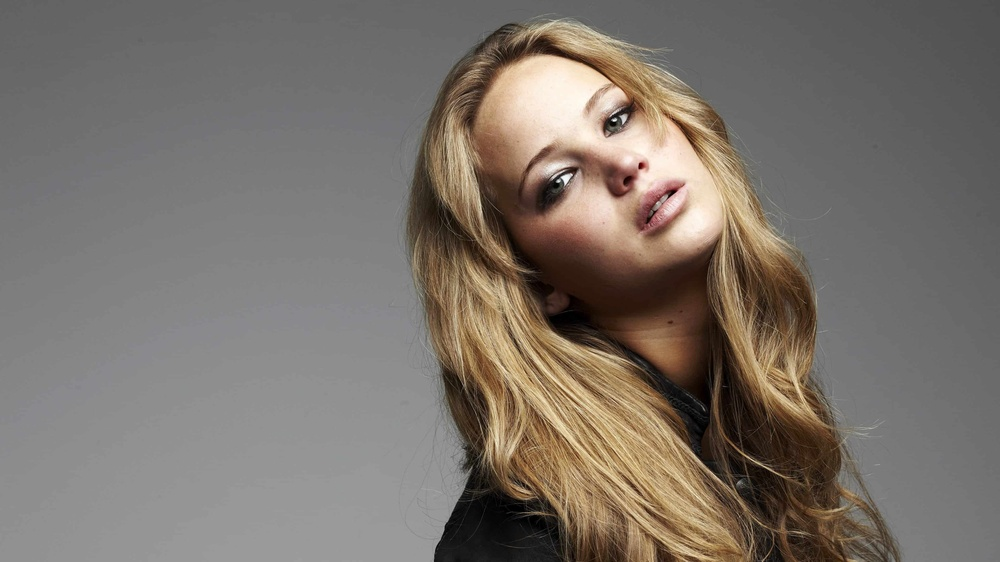
#> input picture q5/jeniffer.jpg, 1000 x 562 px, shrunk from 3840 x 2160 before the run
$ python q5b.py
#> lines starting #> are read from the running program, lines starting #| are printed output that depends on the picture; after the words box and inside, x2 and y2 are one past the last pixel; in counts of white or black regions, pixels touching at a corner belong together
import cv2
import matplotlib.pyplot as plt

INPUT_IMAGE = "jeniffer.jpg"
OUTPUT_MASK = "jeniffer_mask.png"
PLANE = "V"

def main():
    print("Opening image:", INPUT_IMAGE)
    bgr = cv2.imread(INPUT_IMAGE)
#> bgr is the input picture: shape (562, 1000, 3); mean B, G, R 106.8, 114.3, 122.3
    if bgr is None:
        print("Error: could not read", INPUT_IMAGE)
        return
    print("Image loaded. Shape:", bgr.shape)
#| Image loaded. Shape: (562, 1000, 3)

    print("Converting BGR -> HSV...")
    hsv = cv2.cvtColor(bgr, cv2.COLOR_BGR2HSV)
#> hsv: shape (562, 1000, 3); mean H, S, V 10.7, 35.6, 122.4
    H = hsv[:, :, 0]
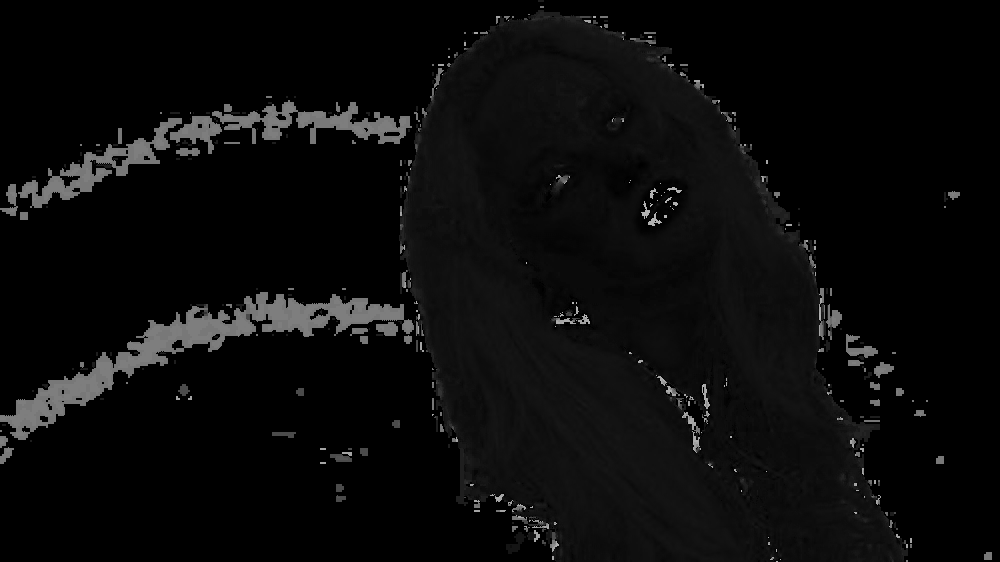
#> H: shape (562, 1000); min 0, max 179, mean 10.7
    S = hsv[:, :, 1]
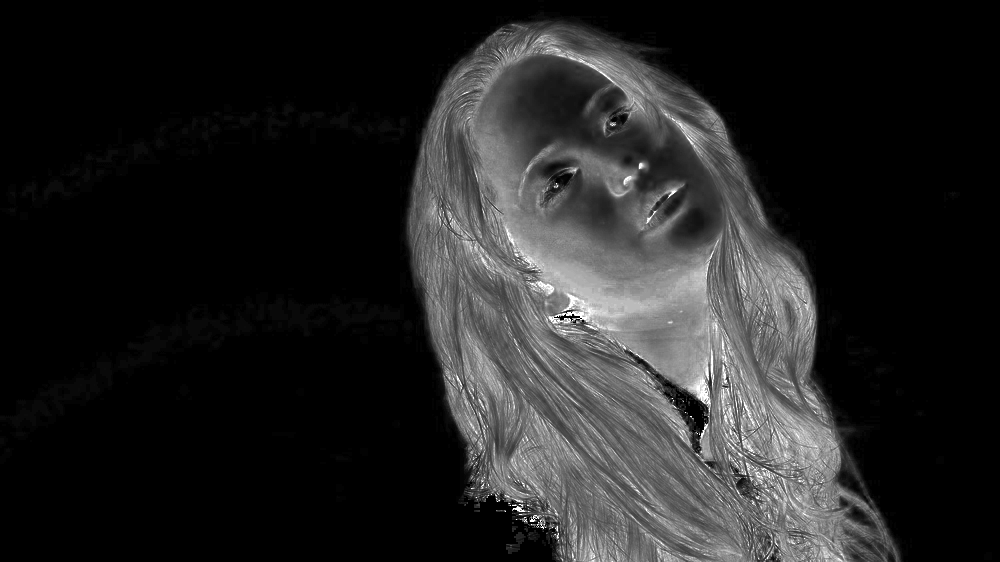
#> S: shape (562, 1000); min 0, max 255, mean 35.6
    V = hsv[:, :, 2]
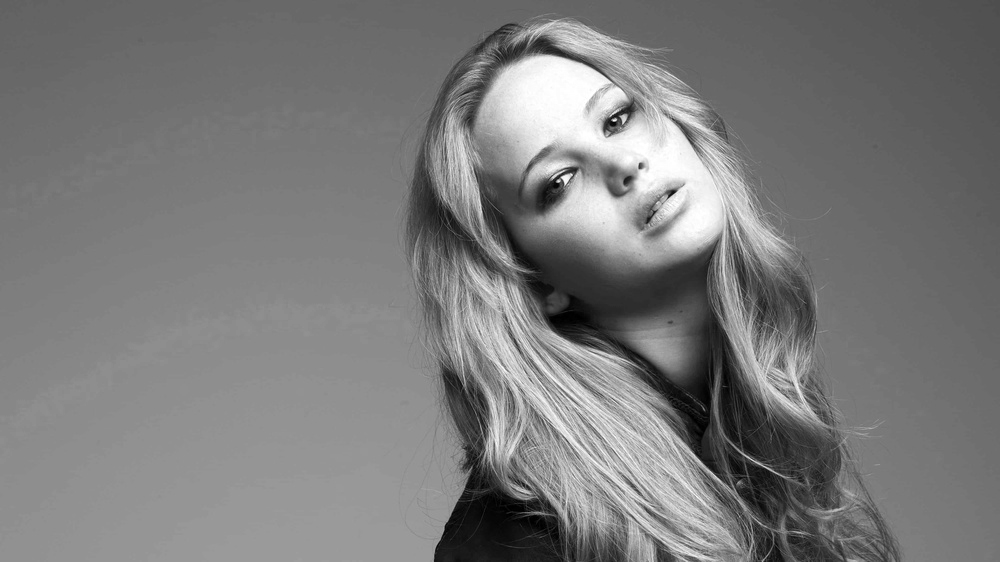
#> V: shape (562, 1000); min 0, max 255, mean 122.4

    if PLANE.upper() == "S":
        plane = S
        print("Using S (Saturation) channel for mask.")
    else:
        plane = V
        print("Using V (Value) channel for mask.")

    print("Applying Otsu threshold...")
    thresh_val, mask = cv2.threshold(
        plane, 0, 255, cv2.THRESH_BINARY + cv2.THRESH_OTSU
    )
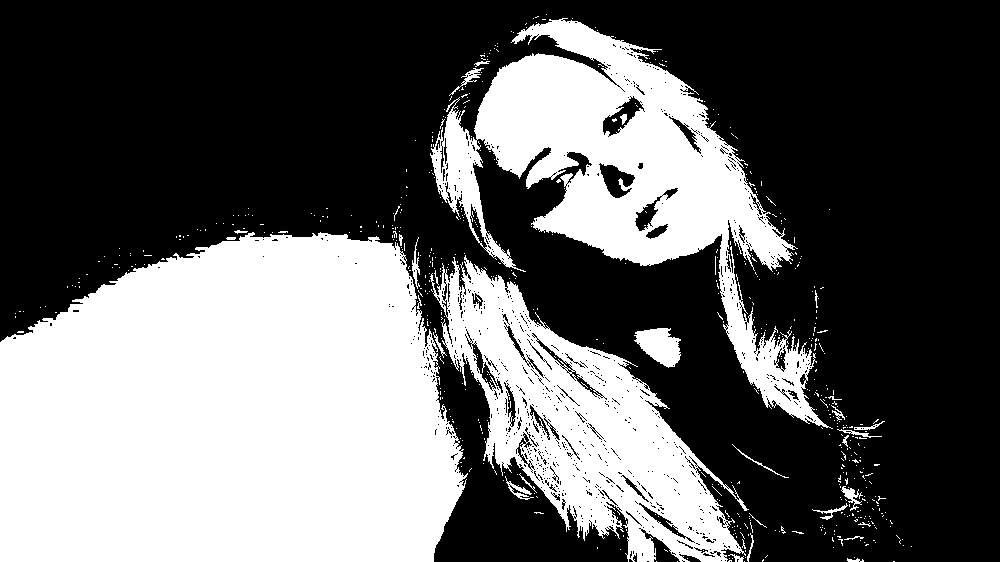
#> mask: shape (562, 1000); 39.6% white; 627 white regions (596 under 20 px), largest, box (x1, y1, x2, y2) and area: (0, 232, 468, 562) 130334, (430, 18, 833, 429) 50376, (430, 255, 749, 562) 37124
#> thresh_val = 128
    print("Otsu threshold value chosen automatically:", thresh_val)
#| Otsu threshold value chosen automatically: 128.0

    ok = cv2.imwrite(OUTPUT_MASK, mask)
    if ok:
        print("Saved binary mask to:", OUTPUT_MASK)
    else:
        print("Warning: could not save mask image.")

    print("Showing original plane and mask...")
    plt.figure(figsize=(8, 4))

    plt.subplot(1, 2, 1)
    plt.imshow(plane, cmap="gray")
    plt.title(PLANE + " plane")
    plt.axis("off")

    plt.subplot(1, 2, 2)
    plt.imshow(mask, cmap="gray")
    plt.title("Foreground mask (binary)")
    plt.axis("off")

    plt.tight_layout()
    plt.show()
    print("Done.")

if __name__ == "__main__":
    main()
